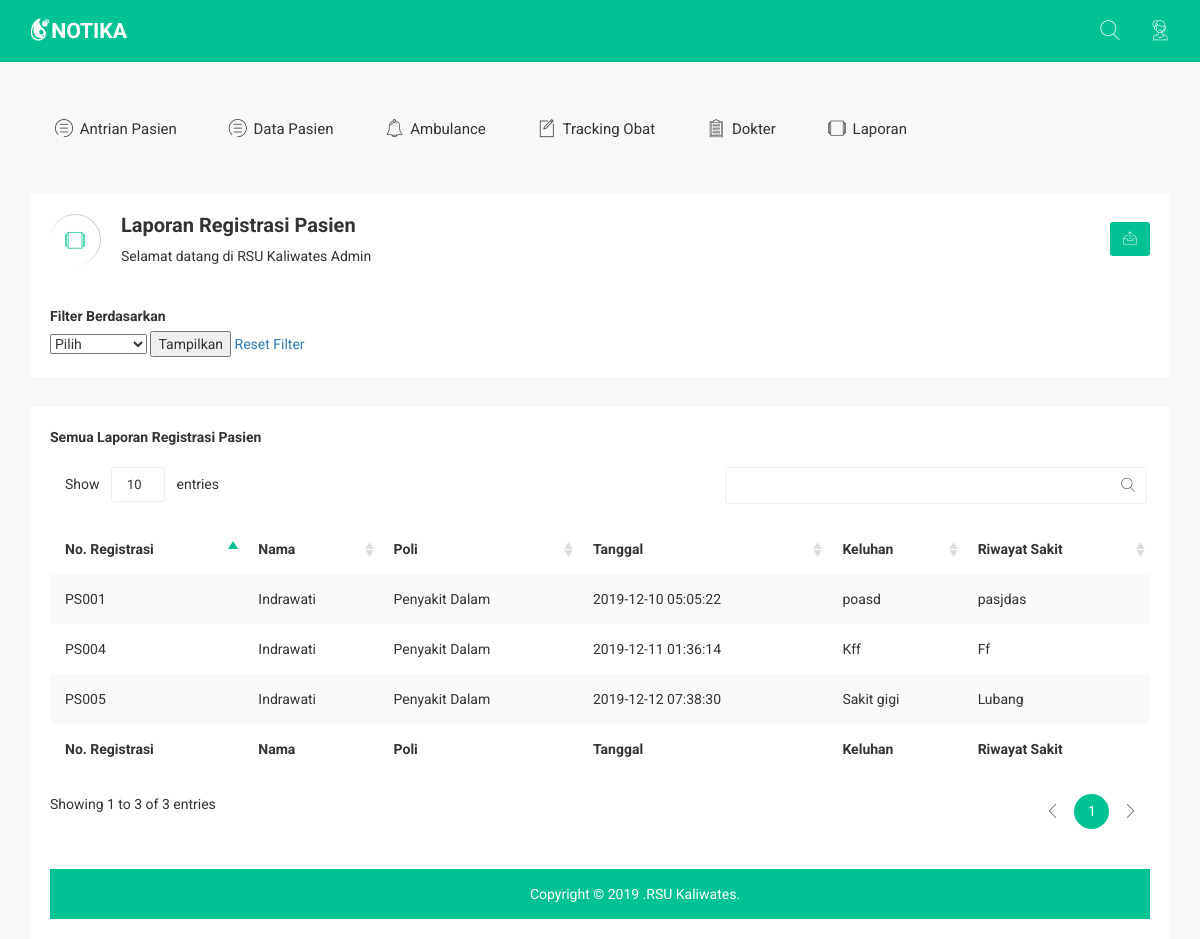
/laporan/laporanregistrasipasien.php, run on the app's committed database.
### tables this page shows
CREATE TABLE `pasien` (
  `no_registrasi` varchar(5) NOT NULL,
  `nik` varchar(16) NOT NULL,
  `id_poli` varchar(5) NOT NULL,
  `tanggal` timestamp NOT NULL DEFAULT CURRENT_TIMESTAMP ON UPDATE CURRENT_TIMESTAMP,
  `keluhan` text NOT NULL,
  `riwayat_sakit` text NOT NULL
);

CREATE TABLE `akun` (
  `nik` varchar(16) NOT NULL,
  `nama` varchar(20) NOT NULL,
  `tanggal_lahir` date NOT NULL,
  `alamat` varchar(50) NOT NULL,
  `jenis_kelamin` enum('Pria','Wanita') NOT NULL,
  `no_telepon` varchar(13) NOT NULL,
  `foto` text NOT NULL,
  `username` varchar(20) NOT NULL,
  `password` varchar(20) NOT NULL,
  `level` varchar(10) NOT NULL
);

CREATE TABLE `poli` (
  `id_poli` varchar(6) NOT NULL,
  `poli` varchar(40) NOT NULL
);

### laporan/laporanregistrasipasien.php (the view, shortened to what this page needs)
<?php
        include '../config.php';
?>
<!doctype html>
<html class="no-js" lang="">
<head>
    <link rel="stylesheet" href="../jquery-ui/jquery-ui.min.css" />
    <link rel="stylesheet" href="../css/bootstrap.min.css">
    <link rel="stylesheet" href="../css/font-awesome.min.css">
    <link rel="stylesheet" href="../css/owl.carousel.css">
    <link rel="stylesheet" href="../css/owl.theme.css">
    <link rel="stylesheet" href="../css/owl.transitions.css">
    <link rel="stylesheet" href="../css/meanmenu/meanmenu.min.css">
    <link rel="stylesheet" href="../css/animate.css">
    <link rel="stylesheet" href="../css/normalize.css">
    <link rel="stylesheet" href="../css/wave/waves.min.css">
    <link rel="stylesheet" href="../css/wave/button.css">
    <link rel="stylesheet" href="../css/scrollbar/jquery.mCustomScrollbar.min.css">
    <link rel="stylesheet" href="../css/notika-custom-icon.css">
    <link rel="stylesheet" href="../css/jquery.dataTables.min.css">
    <link rel="stylesheet" href="../css/main.css">
    <link rel="stylesheet" href="../style.css">
    <link rel="stylesheet" href="../css/responsive.css">
        <link rel="stylesheet" href="../jquery-ui/jquery-ui.min.css" />
</head>
<body>
<?php include '../part/header.php' ?>
  <?php include '../part/navbar_h.php' ?>
	<div class="breadcomb-area">
		<div class="container">
			<div class="row">
				<div class="col-lg-12 col-md-12 col-sm-12 col-xs-12">
					<div class="breadcomb-list">
						<div class="row">
							<div class="col-lg-6 col-md-6 col-sm-6 col-xs-12">
								<div class="breadcomb-wp">
									<div class="breadcomb-icon">
										<i class="notika-icon notika-windows"></i>
									</div>
									<div class="breadcomb-ctn">
										<h2>Laporan Registrasi Pasien</h2>
										<p>Selamat datang di RSU Kaliwates <span class="bread-ntd">Admin</span></p>
									</div>
								</div>
							</div>
							<div class="col-lg-6 col-md-6 col-sm-6 col-xs-3">
                <div class="breadcomb-report">
                  <button data-toggle="tooltip" data-placement="left" title="Download Report" class="btn">
                                    <?php
    if(isset($_GET['filter']) && ! empty($_GET['filter'])){
        $filter = $_GET['filter'];
        if($filter == '1'){
            echo '<a style="color:white;" type="button" href="cetakregispasien.php?filter=1&tanggal='.$_GET['tanggal'].'" class="notika-icon notika-sent"></a>';
        }else if($filter == '2'){
            echo '<a style="color:white;" type="button" href="cetakregispasien.php?filter=2&bulan='.$_GET['bulan'].'&tahun='.$_GET['tahun'].'" class="notika-icon notika-sent"></a>';
        }else{
            echo '<a style="color:white;" type="button" href="cetakregispasien.php?filter=3&tahun='.$_GET['tahun'].'" class="notika-icon notika-sent"></a>';
            }
    }else{
        echo '<a style="color:white;" type="button" href="cetakregispasien.php" class="notika-icon notika-sent"></a>';
    }
    ?>
                  </button>
                </div>
              </div>
						</div>
                        <br>
                        <br>
      <form method="get" action="">
        <label>Filter Berdasarkan</label><br>
        <select name="filter" id="filter">
            <option value="">Pilih</option>
        </select>
                <?php
                $query = "SELECT YEAR(tanggal) AS tahun FROM pasien GROUP BY YEAR(tanggal)";
                ?>
        <button type="submit">Tampilkan</button>
        <a href="laporanregistrasipasien.php">Reset Filter</a>
    </form>
    </div>
					</div>
				</div>
			</div>
		</div>
    <div class="data-table-area">
        <div class="container">
            <div class="row">
                <div class="col-lg-12 col-md-12 col-sm-12 col-xs-12">
                    <div class="data-table-list">
                        <div class="table-responsive">
                        <body class="app sidebar-mini rtl">
<?php
    if(isset($_GET['filter']) && ! empty($_GET['filter'])){
        $filter = $_GET['filter'];
        if($filter == '1'){
            $tgl = date('d-m-y', strtotime($_GET['tanggal']));
            echo '<b>Laporan Registrasi Pasien Tanggal '.$tgl.'</b><br />';
            $query = "SELECT pasien.no_registrasi, pasien.keluhan,
                                            pasien.riwayat_sakit, pasien.tanggal, akun.nama,
                                            poli.poli FROM pasien
                                             join akun on
                                            pasien.nik = akun.nik join poli on pasien.id_poli = poli.id_poli
                                             WHERE DATE(tanggal)='".$_GET['tanggal']."'";
        }else if($filter == '2'){
            $nama_bulan = array('', 'Januari','Februari','Maret','April','Mei','Juni','Juli','Agustus','September','Oktober','November','Desember');
            echo '<b>Laporan Registrasi Pasien Bulan '.$nama_bulan[$_GET['bulan']].' '.$_GET['tahun'].'</b><br />';
            $query = "SELECT pasien.no_registrasi, pasien.keluhan,
                                            pasien.riwayat_sakit, pasien.tanggal, akun.nama,
                                            poli.poli FROM pasien
                                             join akun on
                                            pasien.nik = akun.nik join poli on pasien.id_poli = poli.id_poli WHERE MONTH(tanggal)='".$_GET['bulan']."' AND YEAR(tanggal)='".$_GET['tahun']."'";
        }else{
            echo '<b>Laporan Registrasi Pasien Tahun '.$_GET['tahun'].'</b><br />';
            $query = "SELECT pasien.no_registrasi, pasien.keluhan,
                                            pasien.riwayat_sakit, pasien.tanggal, akun.nama,
                                            poli.poli FROM pasien
                                             join akun on
                                            pasien.nik = akun.nik join poli on pasien.id_poli = poli.id_poli WHERE YEAR(tanggal)='".$_GET['tahun']."'";
        }
    }else{
        echo '<b>Semua Laporan Registrasi Pasien</b><br />';
        $query = "SELECT pasien.no_registrasi, pasien.keluhan,
                                            pasien.riwayat_sakit, pasien.tanggal, akun.nama,
                                            poli.poli FROM pasien
                                             join akun on
                                            pasien.nik = akun.nik join poli on pasien.id_poli = poli.id_poli ORDER BY tanggal";
    }
    ?>
    <table id="data-table-basic" class="table table-striped">
                                <br>
                                <thead>
                                    <tr>
                                        <th>No. Registrasi</th>
                                        <th>Nama</th>
                                        <th>Poli</th>
                                        <th>Tanggal</th>
                                        <th>Keluhan</th>
                                        <th>Riwayat Sakit</th>
                                    </tr>
                                </thead>
                                <tfoot>
                                    <tr>
                                        <th>No. Registrasi</th>
                                        <th>Nama</th>
                                        <th>Poli</th>
                                        <th>Tanggal</th>
                                        <th>Keluhan</th>
                                        <th>Riwayat Sakit</th>
                                    </tr>
                                </tfoot>
    <?php
    $sql = mysqli_query($link, $query);
    $row = mysqli_num_rows($sql);
    if($row > 0){
        while($data = mysqli_fetch_array($sql)){
            echo "<tr>";
            echo "<td>".$data['no_registrasi']."</td>";
            echo "<td>".$data['nama']."</td>";
            echo "<td>".$data['poli']."</td>";
            echo "<td>".$data['tanggal']."</td>";
            echo "<td>".$data['keluhan']."</td>";
            echo "<td>".$data['riwayat_sakit']."</td>";
            echo "</tr>";
        }
    }else{
        echo "<tr><td colspan='5'>Data tidak ada</td></tr>";
    }
    ?>
    </table>
    <?php include '../part/footer.php' ?>
</body>
</html>

### css/main.css (style rules this page uses)
html { color: #222; font-size: 1em; line-height: 1.4; }

### data on the page
pasien: no_registrasi "PS001", nik.nama "Indrawati", id_poli.poli "Penyakit Dalam", tanggal "2019-12-10 05:05:22", keluhan "poasd", riwayat_sakit "pasjdas"
pasien: no_registrasi "PS004", nik.nama "Indrawati", id_poli.poli "Penyakit Dalam", tanggal "2019-12-11 01:36:14", keluhan "Kff", riwayat_sakit "Ff"
pasien: no_registrasi "PS005", nik.nama "Indrawati", id_poli.poli "Penyakit Dalam", tanggal "2019-12-12 07:38:30", keluhan "Sakit gigi", riwayat_sakit "Lubang"
